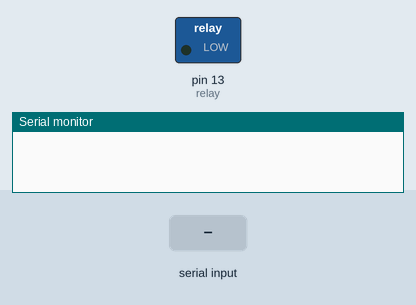
A sketch run on a simulated Arduino Uno, built with avr-gcc and run on an emulated ATmega328P. Parts: switched loads named in the sketch (green lamp = pin HIGH), the last lines printed to the serial monitor. The inputs (shaded band) are chosen by the test bench.

Above: at 1.2 s.
1.3 s: "*lights on" received over Serial
At 2.0 s:
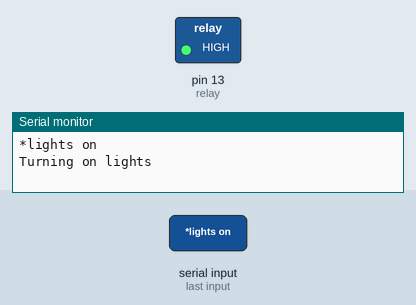
2.9 s: "*lights off" received over Serial
At 3.6 s:
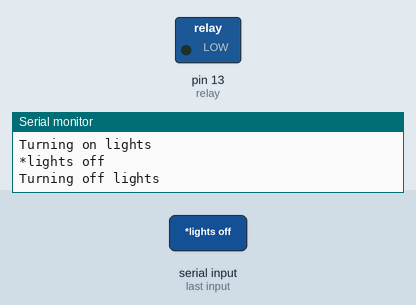
Timing chart, 0 to 5.9 s (numbered marks = the images above; inputs shaded):
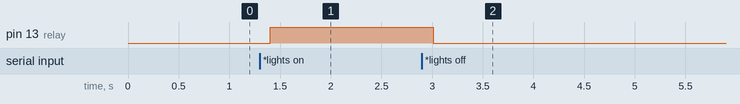

Measured:
- after the input at 1.3 s, pin 13 (relay): LOW → HIGH after 0.10 s
- after the input at 2.9 s, pin 13 (relay): HIGH → LOW after 0.11 s

The sketch:

VoiceControlled_HC05.ino
```cpp
/* Code for Voice Controlled module communicating to the Arduino.
 *  Here, I have a Bluetooth HC05 connected to Arduino, and
 *  using the Smart phone which identified the Bluetooth module, was
 *  able to issue verbal commands like "lights on" and "lights off" and
 *  was able to see LED connected to the Arduino to turn ON and OFF.
 *
 *  The LED was connected to Pin 13 of the Arduino.
 *  The smartphone has to first connect to the HC05 module for this
 *  experiment to work.
 *  Downloaded the "BT Voice Control for Arduino" app on the Smartphone.
 *  This Arduino code is programmed to understand commands like
 *  "lights on", "lights off".
 *  On recognizing these commands - the Arduino sends appropriate
 *  commands to Pin 13.
 *
 * As an enhancement,
 * This can be used in conjunction with a relay and control a 240 V light(s).
 *
 */

String voice;
int relay = 13;

void setup() {
  // put your setup code here, to run once:
   Serial.begin ( 9600);
   pinMode ( relay, OUTPUT );

}

void loop() {

  while (Serial.available() ){
       delay (10);
       char c  = Serial.read();
       if ( c== '#' ) {break;}
       voice += c;
  }

  if ( voice.length () > 0) {
    Serial.println (voice );
    if ( voice == "*lights on" ) {
      Serial.println ("Turning on lights ");
      digitalWrite ( 13, HIGH );
    }
    else if ( voice == "*lights off") {
      Serial.println ("Turning off lights ");
      digitalWrite (13, LOW );
    }
    voice = "";
  }
}
```
